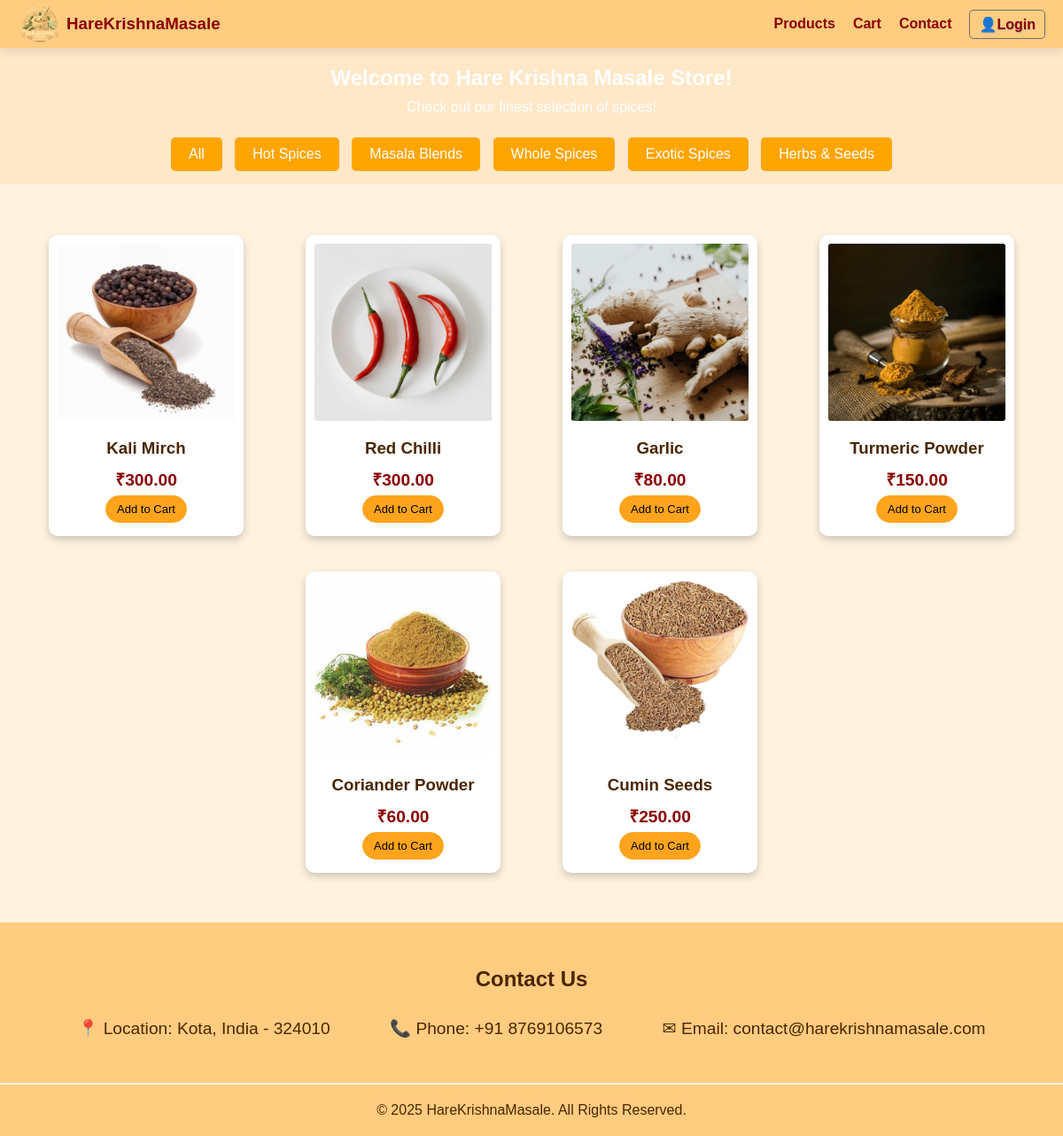
Screenshot of /products/ with the database file from the repository.
### apps/products/models.py (models this page shows, shortened)
class Product(models.Model):
    name = models.CharField(max_length=255)
    description = models.TextField()
    price = models.DecimalField(max_digits=10, decimal_places=2)
    image = models.ImageField(upload_to='product_images/')
    stock = models.PositiveIntegerField(default=0)
    created_at = models.DateTimeField(auto_now_add=True)

### apps/products/views.py (the view)
# urls.py: path('', product_list, name='product_list'),
def product_list(request):
    products = Product.objects.all()
    return render(request, 'products/product_list.html', {'products': products})

### templates/products/product_list.html (shortened to what this page needs)
<!DOCTYPE html>
<html lang="en">
<head>
    {% load static %}
    <link rel="stylesheet" href="{% static 'harekrishnamasale/homepage.css' %}">
    <link rel="stylesheet" href="{% static 'products/products.css' %}">
</head>
<body>
    <header>
        <nav>
            <a href="/" class="logo">
                <img src="/media/homepage/logo.png" alt="HareKrishnaMasale Logo">
                <h3>HareKrishnaMasale</h3>
            </a>
            <ul>
                <li><a href="{% url 'product-list' %}">Products</a></li>
                <li><a href="{% url 'cart:cart-detail' %}">Cart</a></li>
                <li><a href="#contact">Contact</a></li>
                {% if user.is_authenticated %}
                    <li class="user-dropdown">
                        <span id="user-toggle" class="user-name">👤 {{ user.username }}</span>
                        <ul id="user-menu" class="dropdown-menu">
                            <li><a href="{% url 'users:profile' %}">Your Profile</a></li>
                            <li>Your Orders</li>
                            <li>
                                <form method="POST" action="{% url 'logout' %}">
                                  {% csrf_token %}
                                  <button type="submit" class="logout-btn">Logout</button>
                                </form>
                            </li>
                        </ul>
                    </li>
                {% else %}
                    <li class="user-dropdown">
                        <a href="{% url 'login' %}"><span id="user-toggle" class="user-name">👤Login</span></a>
                    </li>
                {% endif %}
            </ul>
        </nav>
    </header>
    <section class="filter">
        <h2>Welcome to Hare Krishna Masale Store!</h2>
        <p>Check out our finest selection of spices!</p>
        <div class="filter-options">
            <button class="filter-btn" data-category="all">All</button>
            <button class="filter-btn" data-category="hot">Hot Spices</button>
            <button class="filter-btn" data-category="blends">Masala Blends</button>
            <button class="filter-btn" data-category="whole">Whole Spices</button>
            <button class="filter-btn" data-category="exotic">Exotic Spices</button>
            <button class="filter-btn" data-category="herbs">Herbs & Seeds</button>
        </div>
    </section>
    <section class="products-section">
        <div class="product-grid">
            {% for product in products %}
                <a href="{% url 'product-detail' product.id %}" style="text-decoration: none; color: inherit;">
                    <div class="product">
                        <div id="product-img">
                            <img src="{{ product.image.url }}" alt="{{ product.name }}">
                        </div>
                        <h3>{{ product.name }}</h3>
                        <p>₹{{ product.price }}</p>
                        <form action="{% url 'cart:cart-add' product.id %}" method="post">
                            <button class="add-to-cart-button" type="submit">Add to Cart</button>
                        </form>
                    </div>
                </a>
            {% endfor %}
        </div>
    </section>
    <section id="contact">
        <h2>Contact Us</h2>
        <div class="contact-info">
            <div>📍 Location: Kota, India - 324010</div>
            <div>📞 Phone: +91 8769106573</div>
            <div>✉ Email: contact@harekrishnamasale.com</div>
        </div>
    </section>
    <footer>
        <p>&copy; 2025 HareKrishnaMasale. All Rights Reserved.</p>
    </footer>
</body>
</html>

### static/harekrishnamasale/homepage.css (style rules this page uses)
* { margin: 0; padding: 0; box-sizing: border-box; font-family: Arial, sans-serif; }
body { font-family: Arial, sans-serif; background-color: #fff3e0; color: #4a2600; text-align: center; min-height:100vh; }
header { position: fixed; top: 0; width: 100%; background: #ffcc80; padding: 2px 0; box-shadow: 0px 4px 10px rgba(0, 0, 0, 0.1); z-index: 1000; transition: all 0.3s ease-in-out; }
nav { display: flex; justify-content: space-between; align-items: center; padding: 0 20px; }
.logo { display: flex; align-items: center; gap: 5px; text-decoration: none; color: #8b0000; }
.logo img { height: 50px; }
ul { list-style: none; display: flex; gap: 20px; align-items: center; }
ul li a { text-decoration: none; color: #8b0000; font-size: 1em; font-weight: bold; transition: 0.2s ease-in-out; cursor: pointer; }
.user-dropdown { position: relative; list-style: none; }
.user-name { padding: 6px 10px; display: inline-block; background-color: #ffcc80; text-shadow: 0.6px 0.6px 1px rgb(167, 167, 167); border-radius: 5px; border: 1px solid rgb(109, 109, 109); white-space: nowrap; overflow: hidden; text-overflow: ellipsis; max-width: 120px; vertical-align: middle; transition: box-shadow 0.3s ease; font-size: 1rem; cursor: pointer; }
.product-grid { display: flex; flex-wrap: wrap; justify-content: center; gap: 40px 70px; padding: 20px; }
.product { flex: 1 1 220px; min-height: 300px; max-width: 220px; height:fit-content; text-align: center; padding: 10px; display: flex; flex-direction: column; align-items: center; border-radius: 10px; box-shadow: 0px 4px 10px rgba(0, 0, 0, 0.2); transition: transform 0.3s; background: white; }
.product img { width: 100%; max-width: 200px; height: auto; border-radius: 3px; margin-bottom: 5px; }
#product-img { width: 100%; height: 220px; }
.product p { font-size: 1.2em; color: #8B0000; margin-top: 10px; font-weight: bold; }
.add-to-cart-button { white-space: nowrap; display: block; padding: 0 12px; margin: 5px; font-size: 13px; line-height: 29px; text-align: center; border: .5px solid #ffa41c; border-radius: 50px; outline: 0; color: black; background: #ffa41c; }
#contact { padding: 50px 20px; background: #ffcc80; color: #4a2600; }
#contact h2 { margin-bottom: 30px; }
.contact-info { display: flex; justify-content: space-evenly; flex-wrap: wrap; }
.contact-info div { font-size: 1.2em; }
footer { background: #ffcc80; color: #4a2600; padding: 20px; margin-top: 2px; }

### static/products/products.css (style rules this page uses)
.filter-options { margin-bottom: 0px; }
.filter-btn { padding: 10px 20px; border: none; background: #FFA500; color: white; font-size: 1em; cursor: pointer; margin: 5px; border-radius: 5px; transition: background 0.3s; }
.filter { position: relative; padding: 10px 20px; background: #ff8c001b; margin-bottom: 1px; margin-top: 54px; overflow: hidden; }
.filter::before { content: ""; position: absolute; top: 0; left: 0; width: 100%; height: 100%; background: url('/media/homepage/about-bg.jpg') center/cover no-repeat; filter: blur(5px) brightness(70%); opacity: 0.7; z-index: -1; }
.filter h2 { padding: 10px; color: white; }
.filter p { margin-bottom: 20px; color: white; }
.products-section { padding: 3% 0%; }
.product { flex: 1 1 220px; min-height: 300px; max-width: 220px; height:fit-content; text-align: center; padding: 10px; display: flex; flex-direction: column; align-items: center; border-radius: 10px; box-shadow: 0px 4px 10px rgba(0, 0, 0, 0.2); transition: transform 0.3s; background: white; }
.product img { width: 100%; max-width: 200px; height: auto; border-radius: 3px; margin-bottom: 5px; }
#product-img { width: 100%; height: 220px; }
.product p { font-size: 1.2em; color: #8B0000; margin-top: 10px; font-weight: bold; }

### rows the page displays
Product: image (picture), name "Kali Mirch", price "300.00"
Product: image (picture), name "Red Chilli", price "300.00"
Product: image (picture), name "Garlic", price "80.00"
Product: image (picture), name "Turmeric Powder", price "150.00"
Product: image (picture), name "Coriander Powder", price "60.00"
Product: image (picture), name "Cumin Seeds", price "250.00"
